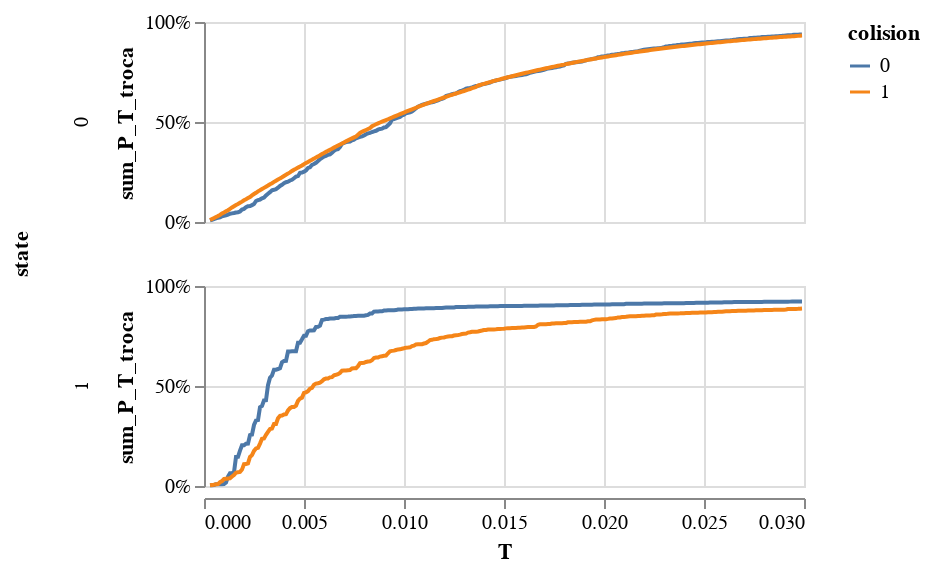

Write notebook code for a chart like this one.
### Code cell
alt.Chart(db_mean).mark_line().encode(
    x = 'T',
    y = alt.Y('sum_P_T_troca').axis(format = '%'),
    row = 'state:N',
    color = 'colision:N',
).properties(height = 100).resolve_scale(y = 'independent')

### Figure 1 — Vega-Lite specification as saved in the notebook (floating-point values rounded to 4 significant figures; data arrays with more than 128 entries replaced by an {"elided": "..."} marker saying what was removed)
{"config": {"view": {"continuousWidth": 300, "continuousHeight": 300}}, "data": {"name": "data-f8dd1ba3654934fadc1c90fac4120184"}, "mark": {"type": "line"}, "encoding": {"color": {"field": "colision", "type": "nominal"}, "row": {"field": "state", "type": "nominal"}, "x": {"field": "T", "type": "quantitative"}, "y": {"axis": {"format": "%"}, "field": "sum_P_T_troca", "type": "quantitative"}}, "height": 100, "resolve": {"scale": {"y": "independent"}}, "$schema": "https://vega.github.io/schema/vega-lite/v5.17.0.json", "datasets": {"data-f8dd1ba3654934fadc1c90fac4120184": {"elided": "1188 records"}}}
